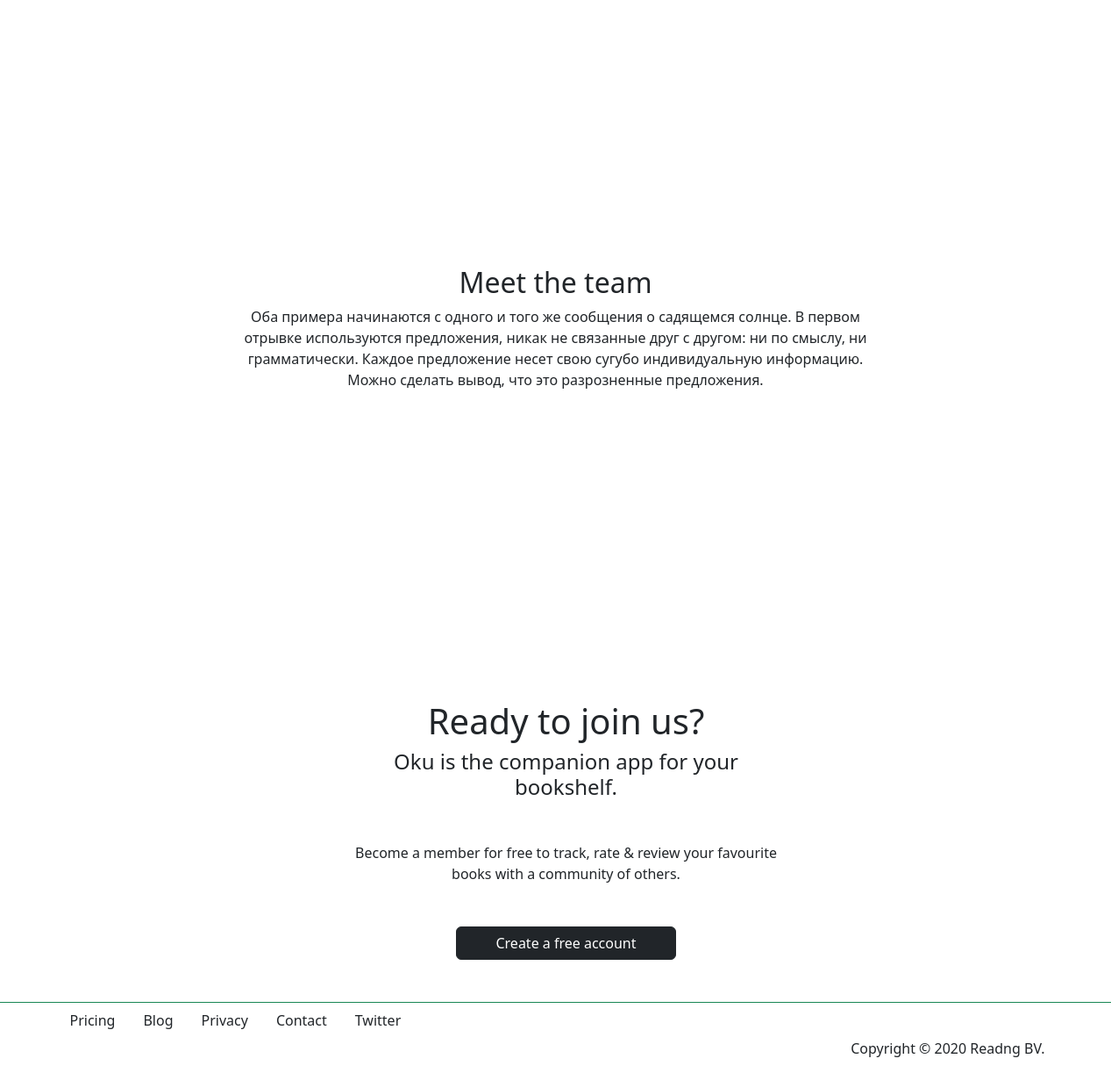
The app's page / (lower part), older data.
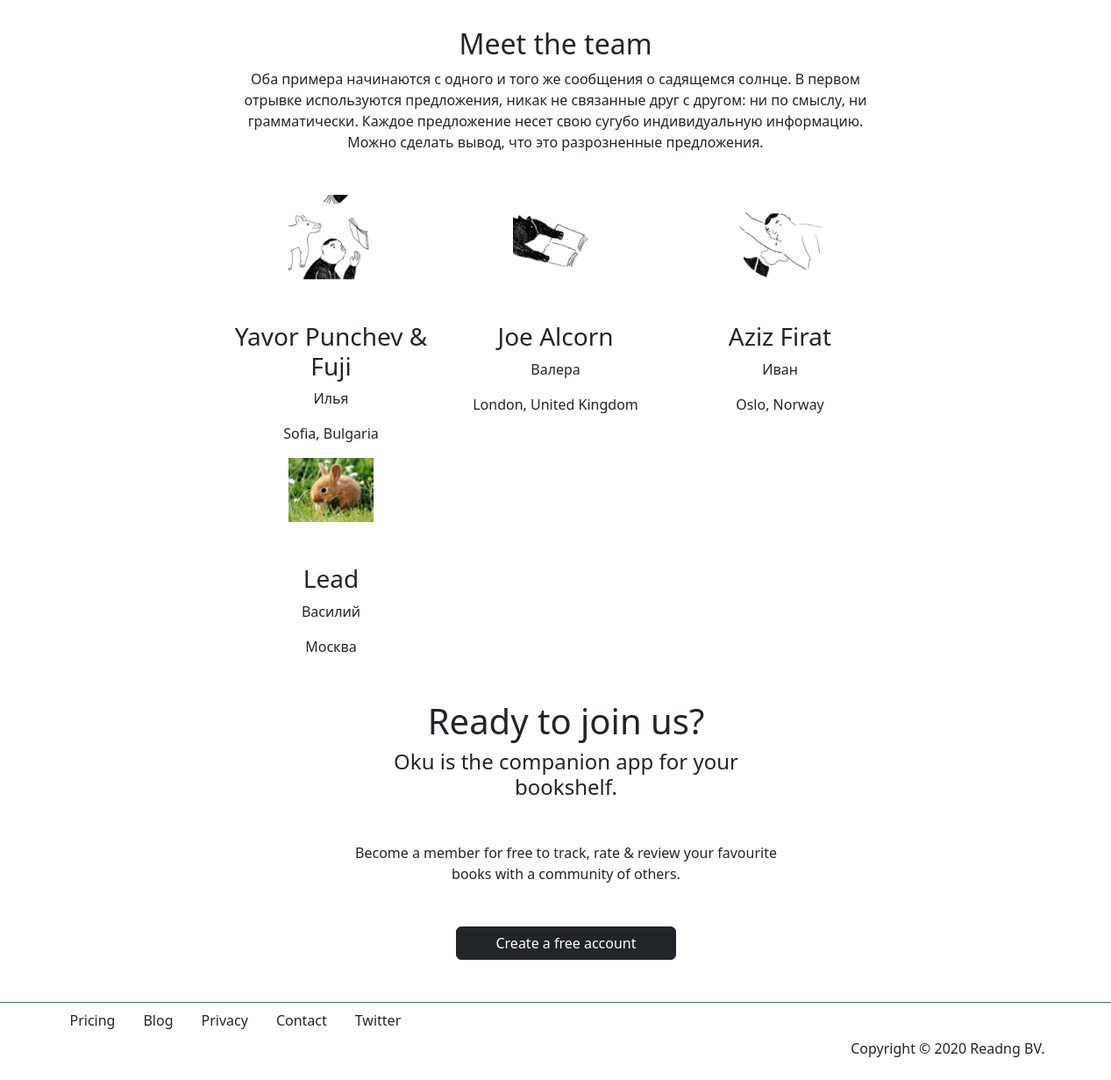
The same page, newer data.
### classviewshome/models.py (models this page shows)
class UserGroup(models.Model):
    group = models.CharField(max_length=250, verbose_name="Группа", blank=True, null=True)
    full_name = models.CharField(max_length=250, verbose_name="ФИО", blank=True, null=True)
    profile_pic = models.ImageField(null=True, blank=True, upload_to="images/profile/")
    city = models.CharField(max_length=250, verbose_name="Город", blank=True, null=True)

### classviewshome/views.py (the view)
# urls.py: path('', HomeView.as_view(), name = 'home'),
class HomeView(TemplateView):
    template_name = 'classviewshome/home.html'
    def get_context_data(self, **kwargs):
        context = super().get_context_data(**kwargs)
        context['custom_date'] = 'Доп. информация'
        context['UserGroup'] = UserGroup.objects.all()
        return context

### classviewshome/templates/classviewshome/home.html (shortened to what this page needs)
{% extends 'base.html' %}
{% block content %}
{% load static %}
 <section>
    <div class="container d-flex justify-content-center align-items-center text-center vh-100">
        <div class="col-12 col-md-10 col-lg-8">
            <h2 class="mb=4">Meet the team</h2>
            <p class="mb-5">Оба примера начинаются с одного и того же сообщения о садящемся солнце. В первом отрывке используются предложения, никак не связанные друг с другом: ни по смыслу, ни грамматически. Каждое предложение несет свою сугубо индивидуальную информацию. Можно сделать вывод, что это разрозненные предложения.</p>
       <div class="row">
           {% for data in UserGroup %}
           <div class="col-12 col-sm-4 col-lg-4">
               <img class="mb-5 col-5"  src="{{ data.profile_pic.url }}">
                <h3>{{ data.group }}</h3>
               <p>{{ data.full_name }}</p>
               <p>{{ data.city }}</p>
           </div>
           {% endfor %}
        </div>
    </div>
    </section>
 <section>
    <div class="d-flex justify-content-center align-items-center text-center vh-75">
        <div class="col-12 col-md-8 col-lg-5 ps-0 ps-md-2 ps-lg-4">
            <h1 class="mb=5">Ready to join us?</h1>
            <h4 class="mb-5">Oku is the companion app for your bookshelf.</h4>
            <p class="mb-5">Become a member for free to track, rate & review your favourite books with a community of others.</p>
            <a href="{% url 'register' %}" class="w-50 w-md-50 btn btn-dark mb-5">Create a free account</a>
        </div>
    </div>
    </section>
{% endblock content %}

Row changes from the older to the newer data that the page shows:
added UserGroup: profile_pic (picture), group "Yavor Punchev & Fuji", full_name "Илья", city "Sofia, Bulgaria"
added UserGroup: profile_pic (picture), group "Joe Alcorn", full_name "Валера", city "London, United Kingdom"
added UserGroup: profile_pic (picture), group "Aziz Firat", full_name "Иван", city "Oslo, Norway"
added UserGroup: profile_pic (picture), group "Lead", full_name "Василий", city "Москва"
